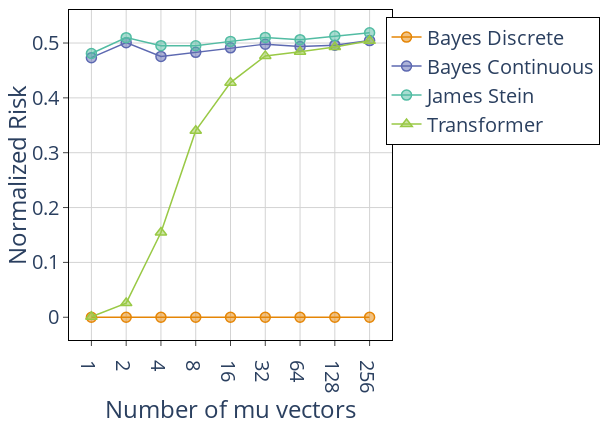
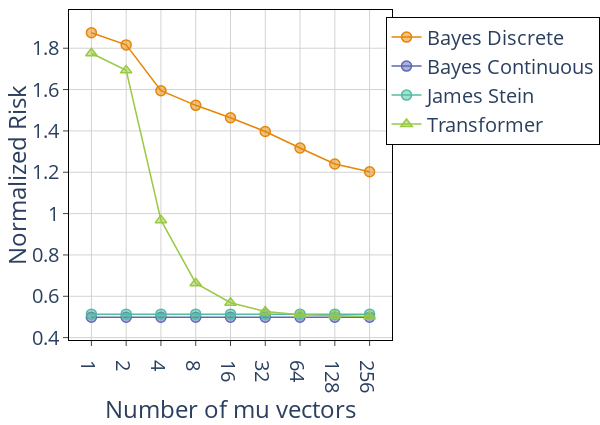
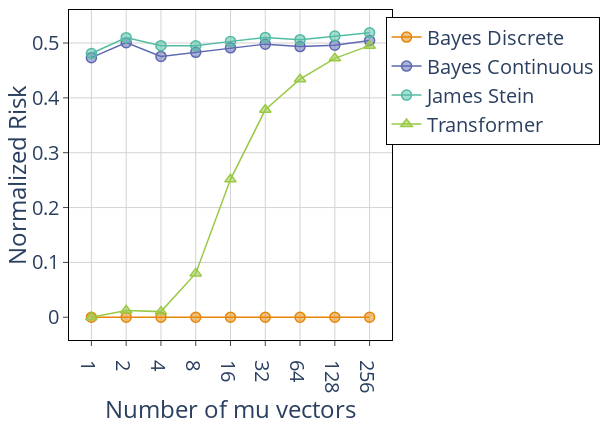

Here is the notebook cell these charts were saved with, in order:
### Code cell
plot_figure_two(hid_dim=4, layer=1, head=1, default_sigma=1)
plot_figure_two(hid_dim=16, layer=1, head=1, default_sigma=1)
plot_figure_two(hid_dim=64, layer=1, head=1, default_sigma=1)
plot_figure_two(hid_dim=256, layer=1, head=1, default_sigma=1)

### Figure 1 — Plotly figure (JSON) as saved in the notebook; plotly's stock layout.template omitted (floating-point values rounded to 4 significant figures)
{"data": [{"line": {"color": "rgb(229, 134, 6)", "width": 1.5}, "marker": {"color": "rgba(229, 134, 6, 0.5)", "line": {"color": "rgb(229, 134, 6)", "width": 1.5}, "size": 10, "symbol": "circle"}, "mode": "lines+markers", "name": "Bayes Discrete", "type": "scatter", "x": [1, 2, 3, 4, 5, 6, 7, 8, 9], "y": [0, 0, 8.801e-22, 7.926e-13, 1.189e-15, 3.772e-13, 1.538e-07, 1.448e-09, 1.237e-07]}, {"line": {"color": "rgb(93, 105, 177)", "width": 1.5}, "marker": {"color": "rgba(93, 105, 177, 0.5)", "line": {"color": "rgb(93, 105, 177)", "width": 1.5}, "size": 10, "symbol": "circle"}, "mode": "lines+markers", "name": "Bayes Continuous", "type": "scatter", "x": [1, 2, 3, 4, 5, 6, 7, 8, 9], "y": [0.4733, 0.5007, 0.4756, 0.483, 0.4913, 0.498, 0.4935, 0.4961, 0.5045]}, {"line": {"color": "rgb(82, 188, 163)", "width": 1.5}, "marker": {"color": "rgba(82, 188, 163, 0.5)", "line": {"color": "rgb(82, 188, 163)", "width": 1.5}, "size": 10, "symbol": "circle"}, "mode": "lines+markers", "name": "James Stein", "type": "scatter", "x": [1, 2, 3, 4, 5, 6, 7, 8, 9], "y": [0.4808, 0.5098, 0.4951, 0.4949, 0.503, 0.5102, 0.5061, 0.5126, 0.5187]}, {"line": {"color": "rgb(153, 201, 69)", "width": 1.5}, "marker": {"color": "rgba(153, 201, 69, 0.5)", "line": {"color": "rgb(153, 201, 69)", "width": 1.5}, "size": 10, "symbol": "triangle-up"}, "mode": "lines+markers", "name": "Transformer", "type": "scatter", "x": [1, 2, 3, 4, 5, 6, 7, 8, 9], "y": [0.0008113, 0.02581, 0.1545, 0.3402, 0.4278, 0.4765, 0.4839, 0.4929, 0.504]}], "layout": {"font": {"size": 20}, "height": 425, "legend": {"bordercolor": "Black", "borderwidth": 1, "x": 0.98, "y": 0.98}, "margin": {"b": 0, "l": 0, "r": 10, "t": 10}, "plot_bgcolor": "white", "width": 600, "xaxis": {"gridcolor": "lightgrey", "linecolor": "black", "mirror": true, "showline": true, "tickmode": "array", "ticks": "outside", "ticktext": ["1", "2", "4", "8", "16", "32", "64", "128", "256"], "tickvals": [1, 2, 3, 4, 5, 6, 7, 8, 9], "title": {"text": "Number of mu vectors"}}, "yaxis": {"gridcolor": "lightgrey", "linecolor": "black", "mirror": true, "showline": true, "ticks": "outside", "title": {"text": "Normalized Risk"}}}}

### Figure 2 — Plotly figure (JSON) as saved in the notebook; plotly's stock layout.template omitted (floating-point values rounded to 4 significant figures)
{"data": [{"line": {"color": "rgb(229, 134, 6)", "width": 1.5}, "marker": {"color": "rgba(229, 134, 6, 0.5)", "line": {"color": "rgb(229, 134, 6)", "width": 1.5}, "size": 10, "symbol": "circle"}, "mode": "lines+markers", "name": "Bayes Discrete", "type": "scatter", "x": [1, 2, 3, 4, 5, 6, 7, 8, 9], "y": [1.875, 1.816, 1.594, 1.524, 1.463, 1.397, 1.317, 1.24, 1.202]}, {"line": {"color": "rgb(93, 105, 177)", "width": 1.5}, "marker": {"color": "rgba(93, 105, 177, 0.5)", "line": {"color": "rgb(93, 105, 177)", "width": 1.5}, "size": 10, "symbol": "circle"}, "mode": "lines+markers", "name": "Bayes Continuous", "type": "scatter", "x": [1, 2, 3, 4, 5, 6, 7, 8, 9], "y": [0.4986, 0.4986, 0.4986, 0.4986, 0.4986, 0.4986, 0.4986, 0.4986, 0.4986]}, {"line": {"color": "rgb(82, 188, 163)", "width": 1.5}, "marker": {"color": "rgba(82, 188, 163, 0.5)", "line": {"color": "rgb(82, 188, 163)", "width": 1.5}, "size": 10, "symbol": "circle"}, "mode": "lines+markers", "name": "James Stein", "type": "scatter", "x": [1, 2, 3, 4, 5, 6, 7, 8, 9], "y": [0.5136, 0.5136, 0.5136, 0.5136, 0.5136, 0.5136, 0.5136, 0.5136, 0.5136]}, {"line": {"color": "rgb(153, 201, 69)", "width": 1.5}, "marker": {"color": "rgba(153, 201, 69, 0.5)", "line": {"color": "rgb(153, 201, 69)", "width": 1.5}, "size": 10, "symbol": "triangle-up"}, "mode": "lines+markers", "name": "Transformer", "type": "scatter", "x": [1, 2, 3, 4, 5, 6, 7, 8, 9], "y": [1.776, 1.693, 0.9682, 0.6634, 0.5687, 0.5259, 0.5105, 0.5069, 0.5027]}], "layout": {"font": {"size": 20}, "height": 425, "legend": {"bordercolor": "Black", "borderwidth": 1, "x": 0.98, "y": 0.98}, "margin": {"b": 0, "l": 0, "r": 10, "t": 10}, "plot_bgcolor": "white", "width": 600, "xaxis": {"gridcolor": "lightgrey", "linecolor": "black", "mirror": true, "showline": true, "tickmode": "array", "ticks": "outside", "ticktext": ["1", "2", "4", "8", "16", "32", "64", "128", "256"], "tickvals": [1, 2, 3, 4, 5, 6, 7, 8, 9], "title": {"text": "Number of mu vectors"}}, "yaxis": {"gridcolor": "lightgrey", "linecolor": "black", "mirror": true, "showline": true, "ticks": "outside", "title": {"text": "Normalized Risk"}}}}

### Figure 3 — Plotly figure (JSON) as saved in the notebook; plotly's stock layout.template omitted (floating-point values rounded to 4 significant figures)
{"data": [{"line": {"color": "rgb(229, 134, 6)", "width": 1.5}, "marker": {"color": "rgba(229, 134, 6, 0.5)", "line": {"color": "rgb(229, 134, 6)", "width": 1.5}, "size": 10, "symbol": "circle"}, "mode": "lines+markers", "name": "Bayes Discrete", "type": "scatter", "x": [1, 2, 3, 4, 5, 6, 7, 8, 9], "y": [0, 0, 8.801e-22, 7.926e-13, 1.189e-15, 3.772e-13, 1.538e-07, 1.448e-09, 1.237e-07]}, {"line": {"color": "rgb(93, 105, 177)", "width": 1.5}, "marker": {"color": "rgba(93, 105, 177, 0.5)", "line": {"color": "rgb(93, 105, 177)", "width": 1.5}, "size": 10, "symbol": "circle"}, "mode": "lines+markers", "name": "Bayes Continuous", "type": "scatter", "x": [1, 2, 3, 4, 5, 6, 7, 8, 9], "y": [0.4733, 0.5007, 0.4756, 0.483, 0.4913, 0.498, 0.4935, 0.4961, 0.5045]}, {"line": {"color": "rgb(82, 188, 163)", "width": 1.5}, "marker": {"color": "rgba(82, 188, 163, 0.5)", "line": {"color": "rgb(82, 188, 163)", "width": 1.5}, "size": 10, "symbol": "circle"}, "mode": "lines+markers", "name": "James Stein", "type": "scatter", "x": [1, 2, 3, 4, 5, 6, 7, 8, 9], "y": [0.4808, 0.5098, 0.4951, 0.4949, 0.503, 0.5102, 0.5061, 0.5126, 0.5187]}, {"line": {"color": "rgb(153, 201, 69)", "width": 1.5}, "marker": {"color": "rgba(153, 201, 69, 0.5)", "line": {"color": "rgb(153, 201, 69)", "width": 1.5}, "size": 10, "symbol": "triangle-up"}, "mode": "lines+markers", "name": "Transformer", "type": "scatter", "x": [1, 2, 3, 4, 5, 6, 7, 8, 9], "y": [0.0001093, 0.01239, 0.01026, 0.07993, 0.2515, 0.3782, 0.4341, 0.4721, 0.4952]}], "layout": {"font": {"size": 20}, "height": 425, "legend": {"bordercolor": "Black", "borderwidth": 1, "x": 0.98, "y": 0.98}, "margin": {"b": 0, "l": 0, "r": 10, "t": 10}, "plot_bgcolor": "white", "width": 600, "xaxis": {"gridcolor": "lightgrey", "linecolor": "black", "mirror": true, "showline": true, "tickmode": "array", "ticks": "outside", "ticktext": ["1", "2", "4", "8", "16", "32", "64", "128", "256"], "tickvals": [1, 2, 3, 4, 5, 6, 7, 8, 9], "title": {"text": "Number of mu vectors"}}, "yaxis": {"gridcolor": "lightgrey", "linecolor": "black", "mirror": true, "showline": true, "ticks": "outside", "title": {"text": "Normalized Risk"}}}}
